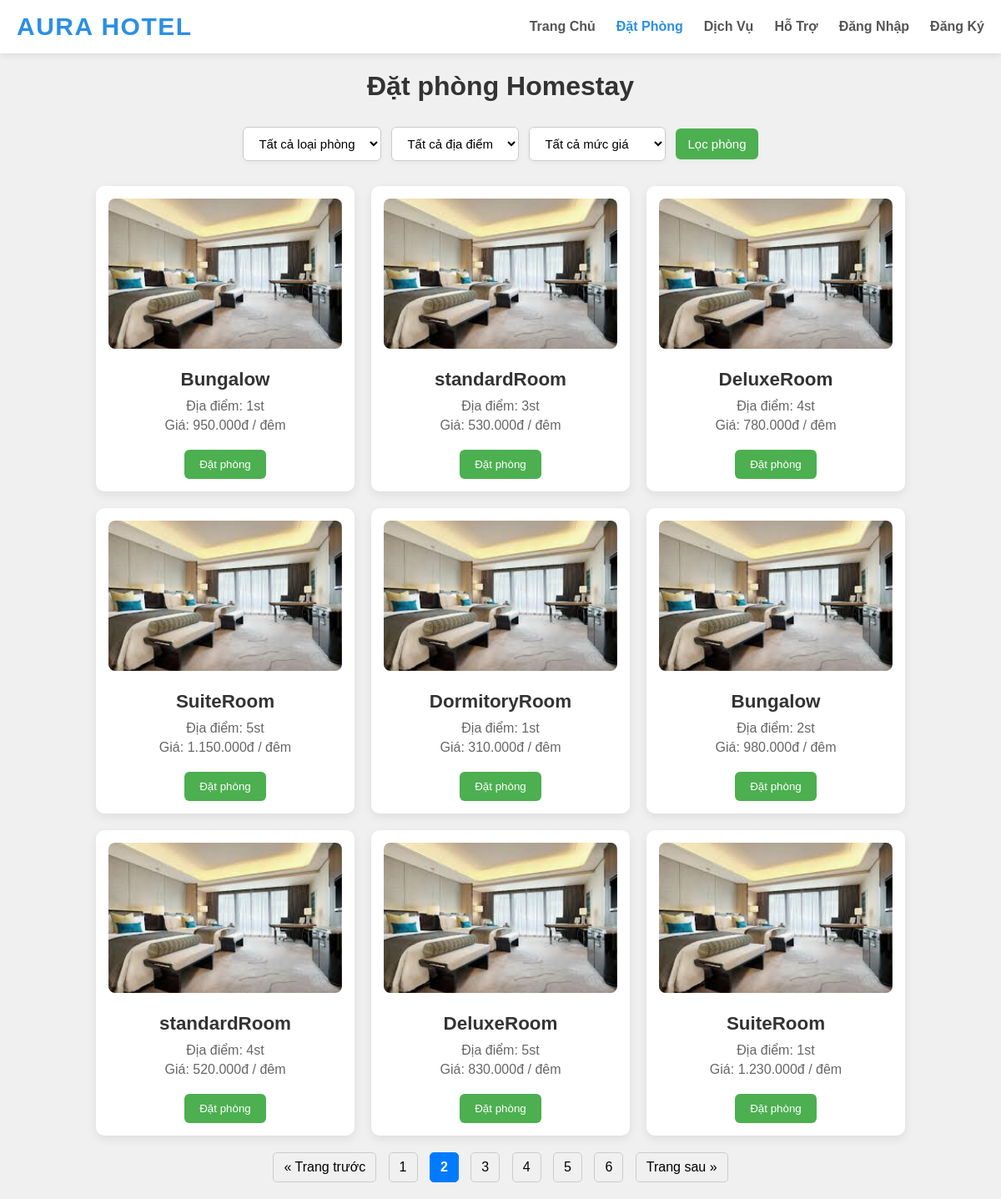
Screenshot of /views/bookedRoom.php?page=2 with the database file from the repository.
### tables this page shows
CREATE TABLE `homestay` (
  `id` BIGINT(20) NOT NULL AUTO_INCREMENT,
  `room_type` VARCHAR(50) NOT NULL,
  `location` VARCHAR(50) NOT NULL,
  `room_price` DOUBLE NOT NULL CHECK (`room_price` >= 1),
  `booked` TINYINT(1) DEFAULT 0,
  PRIMARY KEY (`id`)
);

### services/HomeStayService.php (called while the page is built, shortened)
<?php
    class HomeStayService implements IHomeStayService{
        private $homeStayRepository;
        public function __construct(HomeStayRepository $homeStayRepository){
            $this->homeStayRepository = $homeStayRepository;
        }
        public function getAllHomeStay(){
            return $this->homeStayRepository->getAllHomeStay();
        }
    }

### repositories/HomeStayRepository.php (called while the page is built, shortened)
<?php
class HomeStayRepository implements IHomeStayRepository {
    private $conn;
    public function __construct($conn) {
        $this->conn = $conn;
    }
    public function getAllHomeStay() {
        $query = "SELECT * FROM homestay";
        $stmt = $this->conn->prepare($query);
        $stmt->execute();
        $list = [];
        while ($row = $stmt->fetch(PDO::FETCH_ASSOC)) {
            $hs = new HomeStay();
            $hs->setId($row['id']);
            $hs->setRoomType($row['room_type']);
            $hs->setLocation($row['location']);
            $hs->setRoomPrice($row['room_price']);
            $hs->setBooked((bool)$row['booked']);
            $hs->setImage($this->getImagesByHomeStayId($hs->getId()));
            $list[] = $hs;
        }
        return $list;
    }
    public function getImagesByHomeStayId($homeStay_id) {
        $query = "SELECT image_url FROM homestay_images WHERE homestay_id = ?";
        $stmt = $this->conn->prepare($query);
        $stmt->execute([$homeStay_id]);
        $images = [];
        return $images;
    }
}
?>

### models/Homestay.php (called while the page is built, shortened)
<?php
    class HomeStay{
        private $id;
        private $room_type;
        private $location;
        private $room_price;
        public function __construct(
            $id = null,
            $room_type = null,
            $location = null,
            $room_price = null,
            $booked = false,
            $image_urls = []
        ) {
            $this->id = $id;
            $this->room_type = $room_type;
            $this->location = $location;
            $this->room_price = $room_price;
        }
        public function setId($id){
            $this->id = $id;
        }
        public function getId(){
            return $this->id;
        }
        public function setRoomType($room_type){
            $this->room_type = $room_type;
        }
        public function getRoomType(){
            return $this->room_type;
        }
        public function setRoomPrice($room_price){
            $this->room_price = $room_price;
        }
        public function getRoomPrice(){
            return $this->room_price;
        }
        public function setLocation($location){
            $this->location = $location;
        }
        public function getLocation(){
            return $this->location;
        }
    }
?>

### views/bookedRoom.php (the view, shortened to what this page needs)
<?php
include_once('./fragments/header.php');
require_once __DIR__ . '/../models/HomeStay.php';
require_once __DIR__ . '/../repositories/HomeStayRepository.php';
require_once __DIR__ . '/../services/HomeStayService.php';
$conn = Database::getConnection();
$homeStayService = new HomeStayService(new HomeStayRepository($conn));
$roomsPerPage = 9;
$currentPage = isset($_GET['page']) ? max(1, intval($_GET['page'])) : 1;
$allRooms = $homeStayService->getAllHomeStay();
$totalRooms = count($allRooms);
$totalPages = ceil($totalRooms / $roomsPerPage);
$start = ($currentPage - 1) * $roomsPerPage;
$rooms = array_slice($allRooms, $start, $roomsPerPage);
?>
<link rel="stylesheet" href="/assets/css/bookedroom.css">
<link rel="stylesheet" href="/assets/css/header.css">
<div class="container">
    <h1>Đặt phòng Homestay</h1>
    <div class="filter-bar">
    <select id="room-type">
        <option value="">Tất cả loại phòng</option>
    </select>
    <select id="location-filter">
        <option value="">Tất cả địa điểm</option>
    </select>
    <select id="price-filter">
        <option value="">Tất cả mức giá</option>
    </select>
    <button onclick="filterRooms()">Lọc phòng</button>
</div>
    <div class="room-list" id="room-list">
    <?php foreach ($rooms as $room): ?>
        <?php
                $imageUrls = $room->getImage();
                $imageUrl = !empty($imageUrls) ? "/{$imageUrls[0]}" : '/assets/images/img1.jpg';
        ?>
        <div class="room-item"
            data-type="<?= htmlspecialchars($room->getRoomType()) ?>"
            data-price="<?= htmlspecialchars($room->getRoomPrice()) ?>"
            data-location="<?= htmlspecialchars($room->getLocation()) ?>">
            <img src="<?= htmlspecialchars($imageUrl) ?>" alt="<?= htmlspecialchars($room->getRoomType()) ?>">
            <h3><?= htmlspecialchars($room->getRoomType()) ?></h3>
            <p>Địa điểm: <?= htmlspecialchars($room->getLocation()) ?></p>
            <p>Giá: <?= number_format($room->getRoomPrice(), 0, ',', '.') ?>đ / đêm</p>
            <button onclick="openBookingForm(`<?= addslashes($room->getRoomType()) ?>`, <?= $room->getRoomPrice() ?>, <?= $room->getId() ?>)">Đặt phòng</button>
        </div>
    <?php endforeach; ?>
</div>
<div class="pagination">
    <?php if ($currentPage > 1): ?>
        <a href="?page=<?= $currentPage - 1 ?>">&laquo; Trang trước</a>
    <?php endif; ?>
    <?php for ($i = 1; $i <= $totalPages; $i++): ?>
        <?php if ($i === $currentPage): ?>
            <strong><?= $i ?></strong>
        <?php else: ?>
            <a href="?page=<?= $i ?>"><?= $i ?></a>
        <?php endif; ?>
    <?php endfor; ?>
    <?php if ($currentPage < $totalPages): ?>
        <a href="?page=<?= $currentPage + 1 ?>">Trang sau &raquo;</a>
    <?php endif; ?>
</div>
</div>

### assets/css/bookedroom.css (style rules this page uses)
body { font-family: Arial, sans-serif; margin: 0; padding: 0; background: #f0f0f0; }
.container { max-width: 1000px; margin: 20px auto; padding: 0 15px; box-sizing: border-box; }
h1 { text-align: center; margin-bottom: 30px; color: #333; }
.room-list { display: grid; grid-template-columns: repeat(auto-fit, minmax(280px, 1fr)); gap: 20px; }
.room-item { max-width: 310px; background: #fff; padding: 15px; border-radius: 10px; box-shadow: 0 4px 12px rgba(0, 0, 0, 0.08); text-align: center; transition: transform 0.2s; }
.room-item img { width: 100%; height: 180px; object-fit: cover; border-radius: 8px; margin-bottom: 10px; }
.room-item h3 { margin: 10px 0; color: #333; font-size: 1.4em; }
.room-item p { margin: 5px 0; color: #666; }
.room-item button { margin-top: 15px; padding: 10px 18px; background: #4caf50; color: #fff; border: none; border-radius: 6px; cursor: pointer; transition: background 0.3s; }
.filter-bar { display: flex; flex-wrap: wrap; justify-content: center; align-items: center; gap: 12px; margin-bottom: 30px; }
.filter-bar select, .filter-bar button { padding: 10px 14px; font-size: 15px; border-radius: 6px; border: 1px solid #ccc; background-color: #fff; box-shadow: 0 2px 6px rgba(0, 0, 0, 0.04); transition: border 0.2s, box-shadow 0.2s; }
.filter-bar button { background-color: #4caf50; color: #fff; cursor: pointer; font-weight: 500; border: none; transition: background 0.3s; }
.pagination { text-align: center; margin-top: 20px; }
.pagination a, .pagination strong { display: inline-block; margin: 0 5px; padding: 8px 12px; color: #000; text-decoration: none; border: 1px solid #ccc; border-radius: 5px; }
.pagination strong { background-color: #007bff; color: white; border-color: #007bff; }

### rows the page displays
homestay: room_type "Bungalow", location "1st", room_price "950.000"
homestay: room_type "standardRoom", location "3st", room_price "530.000"
homestay: room_type "DeluxeRoom", location "4st", room_price "780.000"
homestay: room_type "SuiteRoom", location "5st", room_price "1.150.000"
homestay: room_type "DormitoryRoom", location "1st", room_price "310.000"
homestay: room_type "Bungalow", location "2st", room_price "980.000"
homestay: room_type "standardRoom", location "4st", room_price "520.000"
homestay: room_type "DeluxeRoom", location "5st", room_price "830.000"
homestay: room_type "SuiteRoom", location "1st", room_price "1.230.000"
